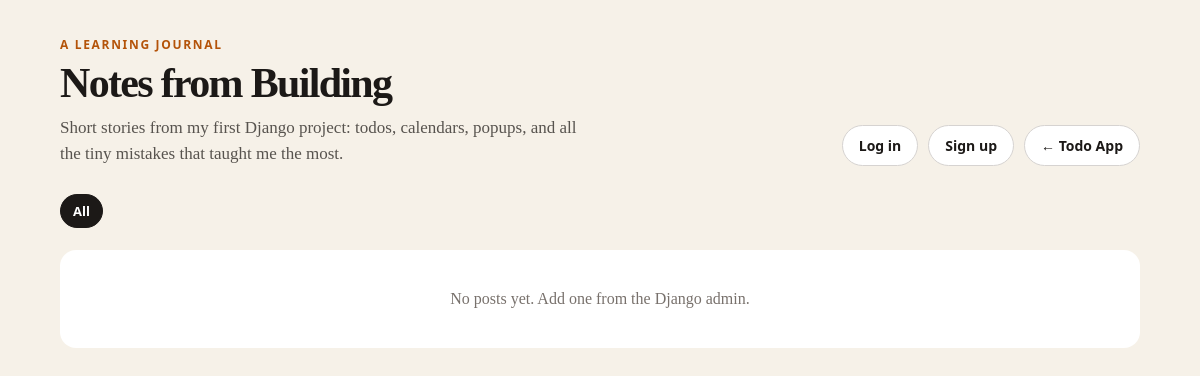
/blog/, run on an earlier commit of the app's database.
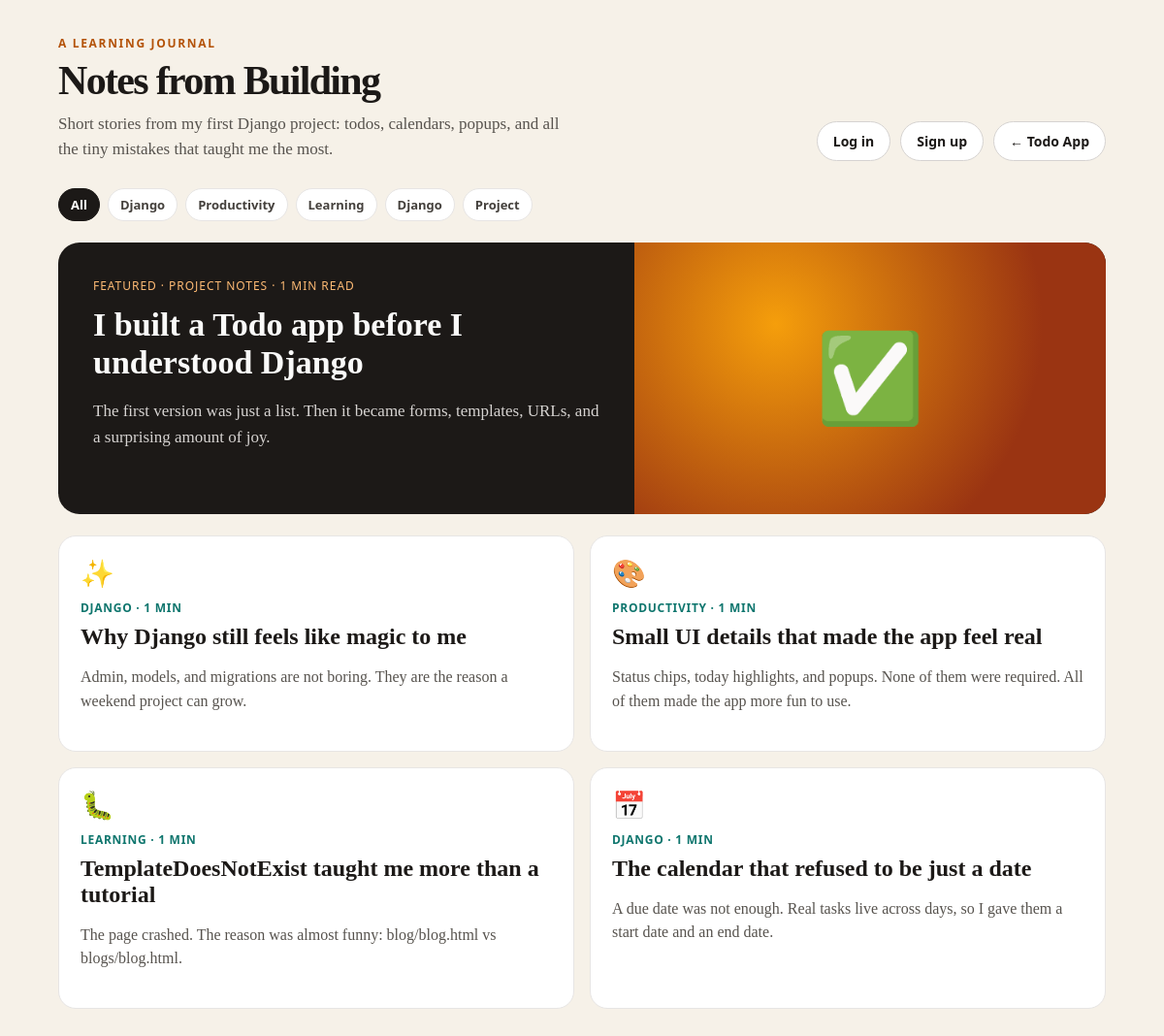
And on a later commit of the database.
### blog/models.py (models this page shows, shortened)
class Post(models.Model):
    CATEGORY_CHOICES = [
        ("django", "Django"),
        ("productivity", "Productivity"),
        ("learning", "Learning"),
        ("project", "Project Notes"),
    ]
    title = models.CharField(max_length=200)
    slug = models.SlugField(unique=True)
    excerpt = models.CharField(max_length=280)
    content = models.TextField()
    category = models.CharField(max_length=32, choices=CATEGORY_CHOICES, default="learning")
    emoji = models.CharField(max_length=8, default="📝")
    featured = models.BooleanField(default=False)
    published = models.BooleanField(default=True)
    created_at = models.DateTimeField(auto_now_add=True)
    class Meta:
        ordering = ["-created_at"]
    def reading_time(self):
        words = len(self.content.split())
        return max(1, round(words / 180))

### blog/views.py (the view)
# urls.py: path("", views.blog, name="blog"),
def blog(request):
    posts = Post.objects.filter(published=True)
    category = request.GET.get("category")
    if category:
        posts = posts.filter(category=category)
    featured = posts.filter(featured=True).first() or posts.first()
    others = posts.exclude(pk=featured.pk) if featured else posts.none()
    categories = (
        Post.objects.filter(published=True)
        .values_list("category", flat=True)
        .distinct()
    )
    return render(
        request,
        "blogs/blog.html",
        {
            "featured": featured,
            "posts": others,
            "categories": categories,
            "active_category": category or "",
        },
    )

### blog/templates/blogs/blog.html (shortened to what this page needs)
<!DOCTYPE html>
<html lang="en">
<head>
</head>
<body>
<div class="wrap">
    <div class="top">
        <div>
            <p class="kicker">A learning journal</p>
            <h1>Notes from Building</h1>
            <p class="intro">
                Short stories from my first Django project: todos, calendars,
                popups, and all the tiny mistakes that taught me the most.
            </p>
        </div>
        <div style="display:flex;gap:10px;flex-wrap:wrap;align-items:center;">
            {% if user.is_authenticated %}
                <span class="nav-link">👤 {{ user.username }}</span>
                <form method="post" action="{% url 'logout' %}" style="margin:0;">
                    {% csrf_token %}
                    <button type="submit" class="nav-link" style="cursor:pointer;font-family:inherit;">Log out</button>
                </form>
            {% else %}
                <a class="nav-link" href="{% url 'login' %}">Log in</a>
                <a class="nav-link" href="{% url 'signup' %}">Sign up</a>
            {% endif %}
            <a class="nav-link" href="{% url 'home' %}">← Todo App</a>
        </div>
    </div>
    <div class="filters">
        <a class="chip {% if not active_category %}active{% endif %}" href="{% url 'blog:blog' %}">All</a>
        {% for category in categories %}
            <a
                class="chip {% if active_category == category %}active{% endif %}"
                href="{% url 'blog:blog' %}?category={{ category }}"
            >
                {{ category|title }}
            </a>
        {% endfor %}
    </div>
    {% if featured %}
        <a class="featured" href="{% url 'blog:post_detail' featured.slug %}">
            <div class="featured-copy">
                <div class="meta">
                    Featured · {{ featured.get_category_display }} · {{ featured.reading_time }} min read
                </div>
                <h2>{{ featured.title }}</h2>
                <p>{{ featured.excerpt }}</p>
            </div>
            <div class="featured-art">{{ featured.emoji }}</div>
        </a>
    {% endif %}
    {% if posts %}
        <div class="grid">
            {% for post in posts %}
                <a class="card" href="{% url 'blog:post_detail' post.slug %}">
                    <div class="emoji">{{ post.emoji }}</div>
                    <div class="meta">{{ post.get_category_display }} · {{ post.reading_time }} min</div>
                    <h3>{{ post.title }}</h3>
                    <p>{{ post.excerpt }}</p>
                </a>
            {% endfor %}
        </div>
    {% elif not featured %}
        <div class="empty">No posts yet. Add one from the Django admin.</div>
    {% endif %}
</div>
</body>
</html>

### blog/templates/blogs/blog.html (style rules this page uses)
* { box-sizing: border-box; }
body { margin: 0; min-height: 100vh; font-family: Georgia, "Times New Roman", serif; background: #f6f1e8; color: #1c1917; }
.wrap { width: 94%; max-width: 1080px; margin: 36px auto 70px; }
.top { display: flex; justify-content: space-between; align-items: flex-end; gap: 16px; margin-bottom: 28px; }
.kicker { margin: 0 0 6px; font-family: "Segoe UI", sans-serif; font-size: 12px; font-weight: 800; letter-spacing: 0.14em; text-transform: uppercase; color: #b45309; }
h1 { margin: 0; font-size: 42px; letter-spacing: -0.04em; }
.intro { margin: 8px 0 0; max-width: 520px; color: #57534e; font-size: 17px; line-height: 1.5; }
.nav-link { font-family: "Segoe UI", sans-serif; text-decoration: none; color: #1c1917; border: 1px solid #d6d3d1; background: #fff; border-radius: 999px; padding: 10px 16px; font-weight: 700; font-size: 14px; }
.filters { display: flex; flex-wrap: wrap; gap: 8px; margin-bottom: 22px; font-family: "Segoe UI", sans-serif; }
.chip { text-decoration: none; color: #44403c; background: #fff; border: 1px solid #e7e5e4; border-radius: 999px; padding: 7px 12px; font-size: 13px; font-weight: 700; }
.chip.active { background: #1c1917; color: #fff; border-color: #1c1917; }
.featured { display: grid; grid-template-columns: 1.1fr 0.9fr; background: #1c1917; color: #fafaf9; border-radius: 22px; overflow: hidden; min-height: 280px; text-decoration: none; margin-bottom: 22px; }
.featured-copy { padding: 36px; }
.featured-copy .meta { font-family: "Segoe UI", sans-serif; font-size: 12px; letter-spacing: 0.08em; text-transform: uppercase; color: #fdba74; margin-bottom: 12px; }
.featured-copy h2 { margin: 0; font-size: 34px; line-height: 1.15; }
.featured-copy p { color: #d6d3d1; font-size: 17px; line-height: 1.6; }
.featured-art { display: flex; align-items: center; justify-content: center; font-size: 90px; background: radial-gradient(circle at 30% 30%, #f59e0b, #9a3412 70%); }
.grid { display: grid; grid-template-columns: repeat(2, 1fr); gap: 16px; }
.card { background: #fff; border: 1px solid #e7e5e4; border-radius: 18px; padding: 22px; text-decoration: none; color: inherit; display: block; transition: transform 0.15s ease, box-shadow 0.15s ease; }
.card .emoji { font-size: 28px; }
.card .meta { font-family: "Segoe UI", sans-serif; font-size: 12px; font-weight: 800; color: #0f766e; text-transform: uppercase; letter-spacing: 0.06em; margin: 10px 0 8px; }
.card h3 { margin: 0; font-size: 24px; }
.card p { color: #57534e; line-height: 1.55; }

What changed in the data, as far as the page shows it:
added Post: category "PROJECT NOTES", reading_time "1", title "I built a Todo app before I understood Django", excerpt "The first version was just a list. Then it became forms, templates, URLs, and a surprising amount of joy.", emoji "✅"
added Post: emoji "✨", category "DJANGO", reading_time "1", title "Why Django still feels like magic to me", excerpt "Admin, models, and migrations are not boring. They are the reason a weekend project can grow."
added Post: emoji "🎨", category "PRODUCTIVITY", reading_time "1", title "Small UI details that made the app feel real", excerpt "Status chips, today highlights, and popups. None of them were required. All of them made the app more fun to use."
added Post: emoji "🐛", category "LEARNING", reading_time "1", title "TemplateDoesNotExist taught me more than a tutorial", excerpt "The page crashed. The reason was almost funny: blog/blog.html vs blogs/blog.html."
added Post: emoji "📅", category "DJANGO", reading_time "1", title "The calendar that refused to be just a date", excerpt "A due date was not enough. Real tasks live across days, so I gave them a start date and an end date."
Also different on the page:
new list line: "Django"
new list line: "Productivity"
new list line: "Learning"
new list line: "Project"
text no longer shown: "No posts yet. Add one from the Django admin."
text now shown: "FEATURED · · MIN READ"
